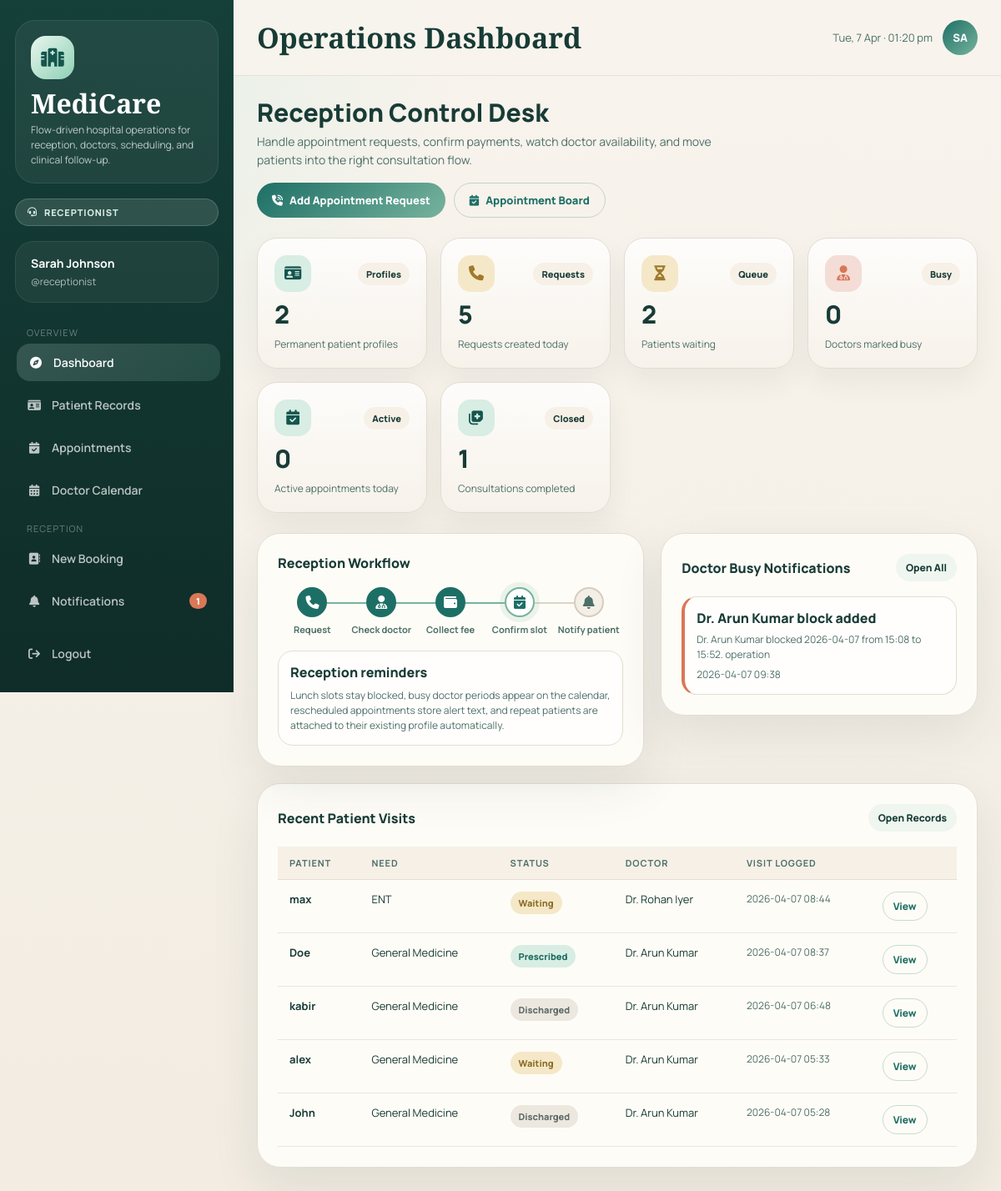
/dashboard (signed in), run on the app's committed database.
### tables this page shows
CREATE TABLE notifications (
            id INTEGER PRIMARY KEY AUTOINCREMENT,
            target_role TEXT NOT NULL,
            title TEXT NOT NULL,
            message TEXT NOT NULL,
            created_at TIMESTAMP DEFAULT CURRENT_TIMESTAMP,
            is_read INTEGER DEFAULT 0
        );

CREATE TABLE patients (
            id INTEGER PRIMARY KEY AUTOINCREMENT,
            name TEXT NOT NULL,
            age INTEGER NOT NULL,
            gender TEXT NOT NULL,
            phone TEXT,
            address TEXT,
            blood_group TEXT,
            admitted_by INTEGER,
            admitted_at TIMESTAMP DEFAULT CURRENT_TIMESTAMP,
            status TEXT DEFAULT 'waiting',
            assigned_doctor INTEGER, required_specialization TEXT, visit_reason TEXT, profile_id INTEGER, visit_number INTEGER DEFAULT 1,
            FOREIGN KEY(admitted_by) REFERENCES users(id),
            FOREIGN KEY(assigned_doctor) REFERENCES users(id)
        );

CREATE TABLE users (
            id INTEGER PRIMARY KEY AUTOINCREMENT,
            username TEXT UNIQUE NOT NULL,
            password TEXT NOT NULL,
            role TEXT NOT NULL,
            full_name TEXT NOT NULL
        , specialization TEXT, availability_status TEXT DEFAULT 'available', availability_note TEXT, availability_updated_at TIMESTAMP, phone TEXT);

### app.py (the view)
@app.route("/dashboard")
@login_required
def dashboard():
    conn = get_db()
    today = date.today().isoformat()
    total_patients = conn.execute("SELECT COUNT(*) FROM patients").fetchone()[0]
    total_profiles = conn.execute("SELECT COUNT(*) FROM patient_profiles").fetchone()[0]
    today_admitted = conn.execute("SELECT COUNT(*) FROM patients WHERE DATE(admitted_at)=?", (today,)).fetchone()[0]
    waiting_patients = conn.execute("SELECT COUNT(*) FROM patients WHERE status='waiting'").fetchone()[0]
    in_consultation = conn.execute("SELECT COUNT(*) FROM patients WHERE status='in_consultation'").fetchone()[0]
    prescribed = conn.execute("SELECT COUNT(*) FROM patients WHERE status='prescribed'").fetchone()[0]
    discharged = conn.execute("SELECT COUNT(*) FROM patients WHERE status='discharged'").fetchone()[0]
    total_doctors = conn.execute("SELECT COUNT(*) FROM users WHERE role='doctor'").fetchone()[0]
    today_appts = conn.execute(
        """
        SELECT COUNT(*)
        FROM appointments
        WHERE appointment_date=?
          AND status IN (?, ?, ?)
        """,
        (today, *ACTIVE_APPOINTMENT_STATUSES),
    ).fetchone()[0]
    busy_doctors = conn.execute(
        "SELECT COUNT(*) FROM users WHERE role='doctor' AND availability_status='busy'"
    ).fetchone()[0]
    if session["role"] == "doctor":
        recent_patients = conn.execute(
            """
            SELECT p.*, u.full_name AS doctor_name, u.specialization AS doctor_specialization
            FROM patients p
            LEFT JOIN users u ON p.assigned_doctor = u.id
            WHERE p.assigned_doctor=?
              AND p.status IN ('waiting', 'in_consultation')
            ORDER BY p.admitted_at DESC
            LIMIT 5
            """,
            (session["user_id"],),
        ).fetchall()
    else:
        recent_patients = conn.execute(
            """
            SELECT p.*, u.full_name AS doctor_name, u.specialization AS doctor_specialization
            FROM patients p
            LEFT JOIN users u ON p.assigned_doctor = u.id
            ORDER BY p.admitted_at DESC
            LIMIT 5
            """
        ).fetchall()
    recent_notifications = get_notifications(conn, "receptionist", limit=5, unread_only=True) if session["role"] == "receptionist" else []
    conn.close()
    stats = {
        "total": total_patients,
        "profiles": total_profiles,
        "today": today_admitted,
        "waiting": waiting_patients,
        "consultation": in_consultation,
        "prescribed": prescribed,
        "discharged": discharged,
        "doctors": total_doctors,
        "appts": today_appts,
        "busy_doctors": busy_doctors,
    }
    return render_template("dashboard.html", stats=stats, recent=recent_patients, recent_notifications=recent_notifications)

### app.py (called while the page is built)
def get_db():
    conn = sqlite3.connect(DB)
    conn.row_factory = sqlite3.Row
    return conn

def login_required(f):
    @wraps(f)
    def decorated(*args, **kwargs):
        if "user_id" not in session:
            return redirect(url_for("login"))
        return f(*args, **kwargs)
    return decorated

def format_time_label(value):
    hour, minute = [int(part) for part in value.split(":")]
    display_hour = hour if hour <= 12 else hour - 12
    period = "AM" if hour < 12 else "PM"
    return f"{display_hour:02d}:{minute:02d} {period}"

def minutes_since_midnight(value):
    hour, minute = [int(part) for part in value.split(":")]
    return hour * 60 + minute

def get_slot_options(start=DEFAULT_WORK_START, end=DEFAULT_WORK_END, step=DEFAULT_SLOT_MINUTES):
    options = []
    current = minutes_since_midnight(start)
    stop = minutes_since_midnight(end)
    while current < stop:
        hour = current // 60
        minute = current % 60
        value = f"{hour:02d}:{minute:02d}"
        options.append({"value": value, "label": format_time_label(value)})
        current += step
    return options

def get_notifications(conn, target_role, limit=10, unread_only=False):
    query = """
        SELECT *
        FROM notifications
        WHERE target_role=?
    """
    params = [target_role]
    if unread_only:
        query += " AND is_read=0"
    query += " ORDER BY created_at DESC LIMIT ?"
    params.append(limit)
    return conn.execute(query, params).fetchall()

@app.context_processor
def inject_helpers():
    unread_notifications = 0
    if session.get("role") == "receptionist":
        try:
            conn = get_db()
            unread_notifications = conn.execute(
                "SELECT COUNT(*) FROM notifications WHERE target_role='receptionist' AND is_read=0"
            ).fetchone()[0]
            conn.close()
        except Exception:
            unread_notifications = 0
    return {
        "slot_options": get_slot_options(),
        "specializations": SPECIALIZATIONS,
        "cancellation_window_hours": CANCELLATION_WINDOW_HOURS,
        "prescription_templates": PRESCRIPTION_TEMPLATES,
        "format_time_label": format_time_label,
        "unread_notifications": unread_notifications,
    }

### templates/dashboard.html (shortened to what this page needs)
{% extends 'base.html' %}
{% block topbar_title %}Operations Dashboard{% endblock %}
{% block content %}
{% if session.role == 'receptionist' %}
<div class="page-header">
  <div>
    <div class="page-title">Reception Control Desk</div>
    <div class="page-sub">Handle appointment requests, confirm payments, watch doctor availability, and move patients into the right consultation flow.</div>
  </div>
  <div style="display:flex; gap:10px; flex-wrap:wrap;">
    <a class="btn btn-primary" href="{{ url_for('admit_patient') }}"><i class="fa-solid fa-phone-volume"></i> Add Appointment Request</a>
    <a class="btn btn-outline" href="{{ url_for('appointments') }}"><i class="fa-solid fa-calendar-check"></i> Appointment Board</a>
  </div>
</div>
<div class="stats-grid">
  <div class="stat-card">
    <div class="stat-top"><div class="stat-icon mint"><i class="fa-solid fa-id-card"></i></div><span class="tag">Profiles</span></div>
    <div class="stat-value">{{ stats.profiles }}</div>
    <div class="stat-label">Permanent patient profiles</div>
  </div>
  <div class="stat-card">
    <div class="stat-top"><div class="stat-icon gold"><i class="fa-solid fa-phone"></i></div><span class="tag">Requests</span></div>
    <div class="stat-value">{{ stats.today }}</div>
    <div class="stat-label">Requests created today</div>
  </div>
  <div class="stat-card">
    <div class="stat-top"><div class="stat-icon gold"><i class="fa-solid fa-hourglass-half"></i></div><span class="tag">Queue</span></div>
    <div class="stat-value">{{ stats.waiting }}</div>
    <div class="stat-label">Patients waiting</div>
  </div>
  <div class="stat-card">
    <div class="stat-top"><div class="stat-icon coral"><i class="fa-solid fa-user-doctor"></i></div><span class="tag">Busy</span></div>
    <div class="stat-value">{{ stats.busy_doctors }}</div>
    <div class="stat-label">Doctors marked busy</div>
  </div>
  <div class="stat-card">
    <div class="stat-top"><div class="stat-icon mint"><i class="fa-solid fa-calendar-check"></i></div><span class="tag">Active</span></div>
    <div class="stat-value">{{ stats.appts }}</div>
    <div class="stat-label">Active appointments today</div>
  </div>
  <div class="stat-card">
    <div class="stat-top"><div class="stat-icon mint"><i class="fa-solid fa-notes-medical"></i></div><span class="tag">Closed</span></div>
    <div class="stat-value">{{ stats.prescribed }}</div>
    <div class="stat-label">Consultations completed</div>
  </div>
</div>
<div style="display:grid; grid-template-columns: 1.1fr 0.9fr; gap:20px; align-items:start;">
  <div class="card">
    <div class="card-header"><span class="card-title">Reception Workflow</span></div>
    <div class="timeline">
      {% for icon, label, active in [('fa-phone','Request',true),('fa-user-doctor','Check doctor',true),('fa-wallet','Collect fee',true),('fa-calendar-check','Confirm slot',false),('fa-bell','Notify patient',false)] %}
      <div class="tl-step {% if loop.index0 < 3 %}done{% elif loop.index0 == 3 %}active{% endif %}">
        <div class="tl-dot"><i class="fa-solid {{ icon }}"></i></div>
        <div class="tl-label">{{ label }}</div>
      </div>
      {% endfor %}
    </div>
    <div class="mini-card" style="margin-top:18px;">
      <div style="font-weight:800; margin-bottom:8px;">Reception reminders</div>
      <div class="text-muted">Lunch slots stay blocked, busy doctor periods appear on the calendar, rescheduled appointments store alert text, and repeat patients are attached to their existing profile automatically.</div>
    </div>
  </div>
  <div class="card">
    <div class="card-header">
      <span class="card-title">Doctor Busy Notifications</span>
      <a class="btn btn-ghost btn-sm" href="{{ url_for('notifications') }}">Open All</a>
    </div>
    {% if recent_notifications %}
    <div class="stack">
      {% for item in recent_notifications %}
      <div class="mini-card" style="border-left:4px solid #d97757;">
        <div style="font-weight:800;">{{ item.title }}</div>
        <div class="text-muted" style="margin-top:6px;">{{ item.message }}</div>
        <div class="text-muted" style="margin-top:6px;">{{ item.created_at[:16] }}</div>
      </div>
      {% endfor %}
    </div>
    {% else %}
    <div class="empty-state"><i class="fa-solid fa-bell-slash"></i><p>No new doctor busy notifications.</p></div>
    {% endif %}
  </div>
</div>
{% endif %}
<div class="card">
  <div class="card-header">
    <span class="card-title">{% if session.role == 'doctor' %}Patients Waiting for You{% else %}Recent Patient Visits{% endif %}</span>
    <a class="btn btn-ghost btn-sm" href="{{ url_for('patients') }}">Open Records</a>
  </div>
  {% if recent %}
  <div class="table-wrap">
    <table>
      <thead>
        <tr>
          <th>Patient</th>
          <th>Need</th>
          <th>Status</th>
          <th>{% if session.role == 'doctor' %}Assigned Doctor{% else %}Doctor{% endif %}</th>
          <th>Visit Logged</th>
          <th></th>
        </tr>
      </thead>
      <tbody>
      {% for p in recent %}
        <tr>
          <td><strong>{{ p.name }}</strong></td>
          <td>{{ p.required_specialization or p.visit_reason or p.doctor_specialization or '-' }}</td>
          <td><span class="badge badge-{{ p.status }}">{{ p.status.replace('_',' ') }}</span></td>
          <td>{{ p.doctor_name or 'Unassigned' }}</td>
          <td class="text-muted">{{ p.admitted_at[:16] }}</td>
          <td><a class="btn btn-outline btn-sm" href="{{ url_for('patient_detail', pid=p.id) }}">View</a></td>
        </tr>
      {% endfor %}
      </tbody>
    </table>
  </div>
  {% else %}
  <div class="empty-state"><i class="fa-solid fa-notes-medical"></i><p>{% if session.role == 'doctor' %}No patients are currently waiting for you.{% else %}No patient visits have been recorded yet.{% endif %}</p></div>
  {% endif %}
</div>
{% endblock %}

### templates/base.html (shortened to what this page needs)
<!DOCTYPE html>
<html lang="en">
<head>
<link rel="stylesheet" href="https://cdnjs.cloudflare.com/ajax/libs/font-awesome/6.5.0/css/all.min.css">
</head>
<body>
{% if session.user_id %}
<aside class="sidebar">
  <div class="brand-shell">
    <div class="brand-mark"><i class="fa-solid fa-hospital"></i></div>
    <div class="brand-title">MediCare</div>
    <div class="brand-sub">Flow-driven hospital operations for reception, doctors, scheduling, and clinical follow-up.</div>
  </div>
  <div class="role-pill">
    <i class="fa-solid {% if session.role=='doctor' %}fa-user-doctor{% else %}fa-headset{% endif %}"></i>
    {{ session.role }}
  </div>
  <div class="profile-card">
    <div class="profile-name">{{ session.full_name }}</div>
    <div class="profile-user">@{{ session.username }}</div>
  </div>
  <nav class="nav-group">
    <div class="nav-label">Overview</div>
    <a class="nav-item {% if request.endpoint=='dashboard' %}active{% endif %}" href="{{ url_for('dashboard') }}">
      <i class="fa-solid fa-compass"></i> Dashboard
    </a>
    <a class="nav-item {% if request.endpoint in ['patients','patient_detail'] %}active{% endif %}" href="{{ url_for('patients') }}">
      <i class="fa-solid fa-id-card"></i> Patient Records
    </a>
    <a class="nav-item {% if request.endpoint=='appointments' %}active{% endif %}" href="{{ url_for('appointments') }}">
      <i class="fa-solid fa-calendar-check"></i> Appointments
    </a>
    <a class="nav-item {% if request.endpoint=='calendar_view' %}active{% endif %}" href="{{ url_for('calendar_view') }}">
      <i class="fa-solid fa-calendar-days"></i> Doctor Calendar
    </a>
    {% if session.role == 'receptionist' %}
    <div class="nav-label">Reception</div>
    <a class="nav-item {% if request.endpoint=='admit_patient' %}active{% endif %}" href="{{ url_for('admit_patient') }}">
      <i class="fa-solid fa-address-book"></i> New Booking
    </a>
    <a class="nav-item {% if request.endpoint=='notifications' %}active{% endif %}" href="{{ url_for('notifications') }}">
      <i class="fa-solid fa-bell"></i> Notifications
      {% if unread_notifications %}
      <span style="margin-left:auto; background:#d97757; color:white; border-radius:999px; padding:2px 8px; font-size:11px; font-weight:800;">{{ unread_notifications }}</span>
      {% endif %}
    </a>
    {% endif %}
  </nav>
  <div class="sidebar-footer">
    <a class="nav-item" href="{{ url_for('logout') }}">
      <i class="fa-solid fa-arrow-right-from-bracket"></i> Logout
    </a>
  </div>
</aside>
<div class="main-wrap">
  <header class="topbar">
    <div class="topbar-title">{% block topbar_title %}MediCare HMS{% endblock %}</div>
    <div class="topbar-meta">
      <span id="live-clock"></span>
      <div class="avatar">{{ session.full_name[:2].upper() }}</div>
    </div>
  </header>
  <main class="page-content">
    {% block content %}{% endblock %}
  </main>
</div>
{% else %}
{% block auth_content %}{% endblock %}
{% endif %}
</body>
</html>

### data on the page
notifications: role "RECEPTIONIST", username "receptionist", title "Dr. Arun Kumar block added", message "Dr. Arun Kumar blocked 2026-04-07 from 15:08 to 15:52. operation", created_at "2026-04-07 09:38"
patients: name "max", required_specialization "ENT", status.replace "Waiting", full_name "Dr. Rohan Iyer", admitted_at "2026-04-07 08:44"
patients: name "Doe", required_specialization "General Medicine", status.replace "Prescribed", full_name "Dr. Arun Kumar", admitted_at "2026-04-07 08:37"
patients: name "kabir", required_specialization "General Medicine", status.replace "Discharged", full_name "Dr. Arun Kumar", admitted_at "2026-04-07 06:48"
patients: name "alex", specialization "General Medicine", status.replace "Waiting", full_name "Dr. Arun Kumar", admitted_at "2026-04-07 05:33"
patients: name "John", specialization "General Medicine", status.replace "Discharged", full_name "Dr. Arun Kumar", admitted_at "2026-04-07 05:28"

### other printed values
{{ session.full_name }} "Sarah Johnson"
{{ unread_notifications }} "1"
{{ session.full_name[:2].upper() }} "SA"
{{ stats.profiles }} "2"
{{ stats.today }} "5"
{{ stats.waiting }} "2"
{{ stats.busy_doctors }} "0"
{{ stats.appts }} "0"
{{ stats.prescribed }} "1"
{{ label }} "Request" "Check doctor" "Collect fee" "Confirm slot" "Notify patient"
